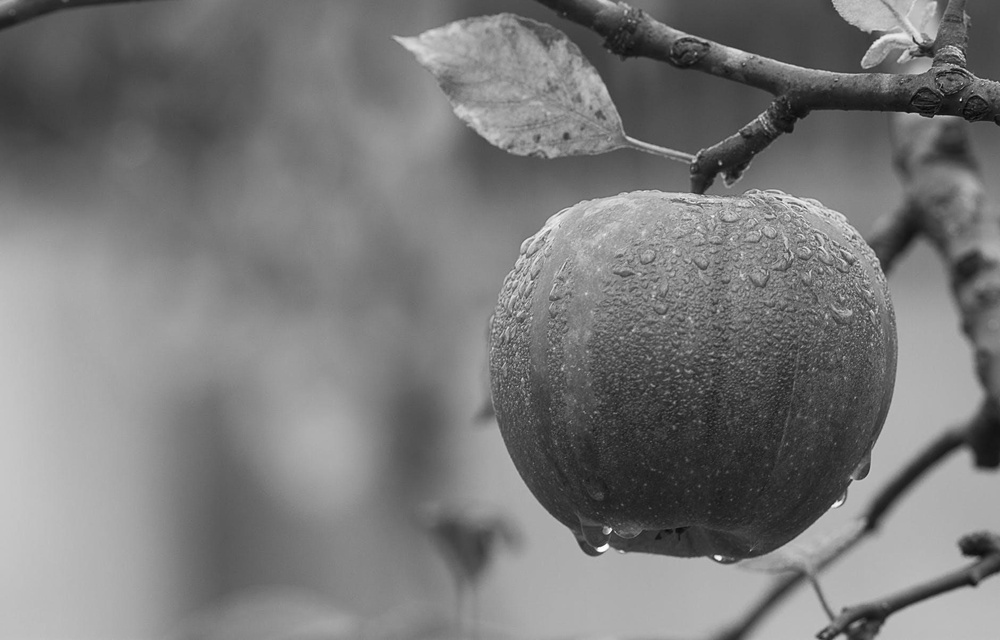
#> input picture gray.jpeg, 1000 x 640 px, shrunk from 1880 x 1204 before the run
$ python sharpen_image.py
#> lines starting #> are read from the running program, lines starting #| are printed output that depends on the picture
import matplotlib.pyplot as plt
import matplotlib
import numpy as np
matplotlib.use('Agg')
from PIL import Image
import os

bins=256
# Load the image into an array: image
image= plt.imread('gray.jpeg')
#> image is the input picture: shape (640, 1000); min 1, max 255, mean 121.2

def get_image_dimensions(imagefile):
    """
    Helper function that returns the image dimentions

    :param: imagefile str (path to image)
    :return dict (of the form: {width:<int>, height=<int>, size_bytes=<size_bytes>)
    """
#> called with imagefile = 'gray.jpeg'
    # Inline import for PIL because it is not a common library
    with Image.open(imagefile) as img:
        # Calculate the width and hight of an image
        width, height = img.size
#> width = 1000; height = 640

    # calculat ethe size in bytes
    size_bytes = os.path.getsize(imagefile)

    return dict(width=width, height=height, size_bytes=size_bytes)

print( get_image_dimensions('gray.jpeg'))
plt.imshow(image,cmap='gray')
#plt.grid('off')
plt.savefig('image.jpg')
# Flatten the image into 1 dimension: pixels
pixels = image.flatten()
#==================================================
plt.subplot(2,1,1)
plt.title('Original image')
plt.axis('off')
plt.imshow(image,cmap='gray')

plt.subplot(2,1,2)
# Display a histogram of the pixels in the bottom subplot
pdf = plt.hist(pixels, bins=bins, range=(0,256), density=True, color='red', alpha=0.4)
#plt.grid('off')
# Use plt.twinx() to overlay the CDF in the bottom subplot
plt.twinx()
# Display a cumulative histogram of the pixels
cdf,bins,patches = plt.hist(pixels, bins=bins, range=(0,256), cumulative=True, density=True, color='blue', alpha=0.4)
#> cdf = 256 values from 0 to 1; bins = 257 values from 0 to 256; patches = 256 items
# Specify x-axis range, hide axes, add title and display plot
plt.xlim((0,256))
#plt.grid(False)
plt.title('PDF & CDF (original image)')
plt.savefig('hist.jpg',cmap='gray')
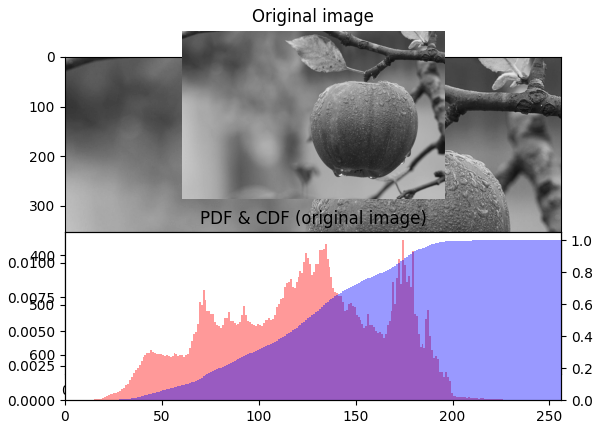
#> figure drawn by matplotlib, 4 panels; panel 3: tallest bar 0.0116 high, from x = 174 to 175; panel 4: tallest bar 1 high, from x = 255 to 256
plt.clf()
# Generate a cumulative histogram
new_pixels = np.interp(pixels, bins[:-1], cdf*255)
# Reshape new_pixels as a 2-D array: new_image
new_image = new_pixels.reshape(image.shape)
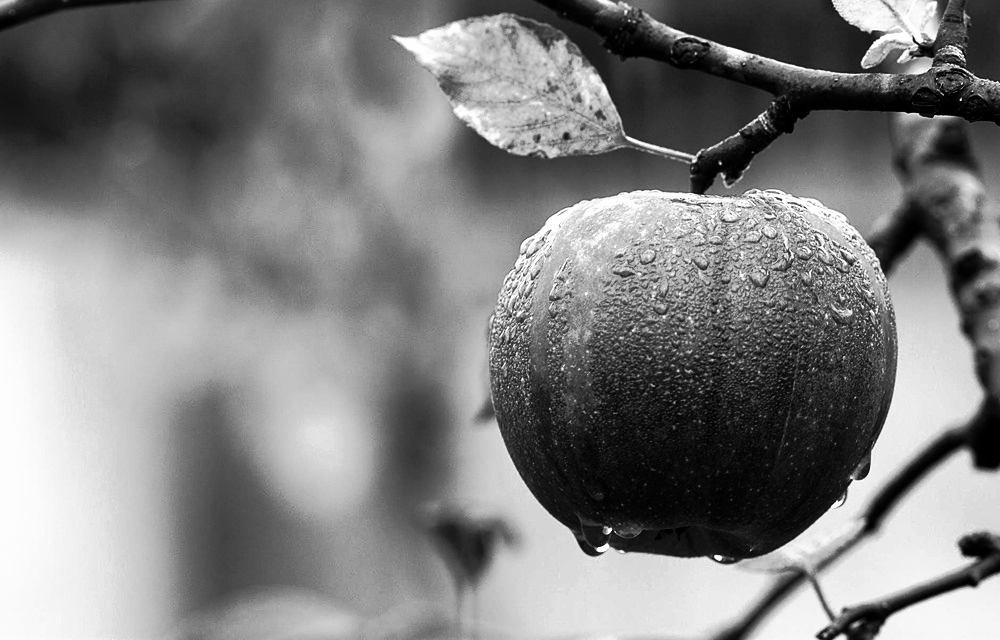
#> new_image: shape (640, 1000) float64; min 0.000398, max 255, mean 128.4; drawn with min black and max white

# Display the new image with 'gray' color map
plt.subplot(2,1,1)
plt.title('Equalized image')
plt.axis('off')
plt.imshow(new_image,cmap='gray')

# Generate a histogram of the new pixels
plt.subplot(2,1,2)
pdf = plt.hist(new_pixels, bins=bins, range=(0,256), density=True,color='red', alpha=0.4)
#plt.grid('off')

# Use plt.twinx() to overlay the CDF in the bottom subplot
plt.twinx()
plt.xlim((0,256))
#plt.grid('off')

# Add title
plt.title('PDF & CDF (equalized image)')

# Generate a cumulative histogram of the new pixels
cdf = plt.hist(new_pixels, bins=bins, range=(0,256),cumulative=True, density=True,color='blue', alpha=0.4)
plt.savefig('hist_new.jpg',cmap='gray')
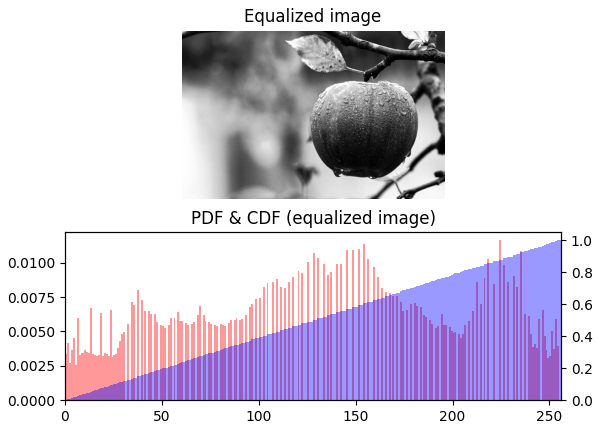
#> figure drawn by matplotlib, 3 panels; panel 2: tallest bar 0.0116 high, from x = 224 to 225; panel 3: tallest bar 1 high, from x = 255 to 256
plt.clf()

plt.imshow(new_image,cmap='gray')
#plt.grid('off')
plt.savefig('image_new.jpg')
